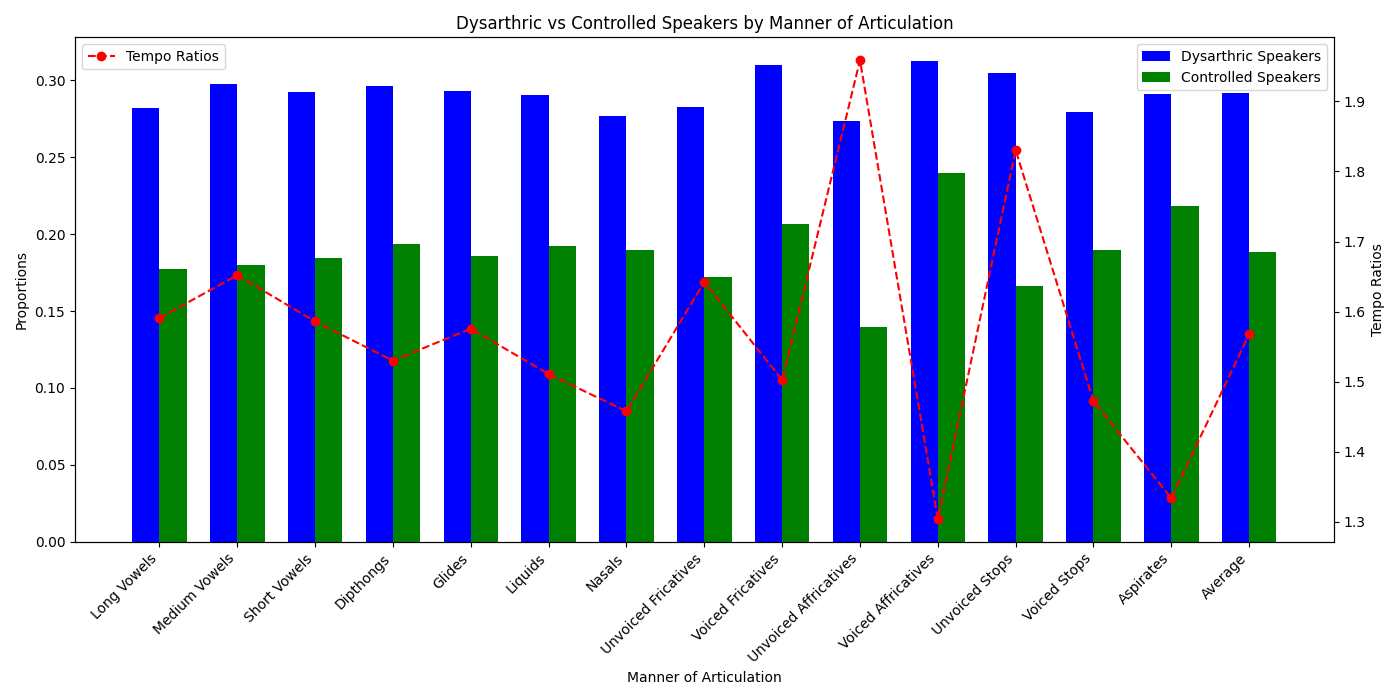

Source code (Python):
import matplotlib.pyplot as plt
import numpy as np

# Data from the second table
manners = [
    "Long Vowels", "Medium Vowels", "Short Vowels", "Dipthongs", "Glides",
    "Liquids", "Nasals", "Unvoiced Fricatives", "Voiced Fricatives",
    "Unvoiced Affricatives", "Voiced Affricatives", "Unvoiced Stops",
    "Voiced Stops", "Aspirates", "Average"
]
dysarthric_speakers = [
    0.282077267, 0.297215667, 0.292198833, 0.296135333, 0.292896083,
    0.290677556, 0.276425333, 0.282784444, 0.310135111, 0.273749111,
    0.312232333, 0.304601667, 0.279179, 0.290719714, 0.291501961
]
controlled_speakers = [
    0.17731236, 0.1799152, 0.1842417, 0.19355048, 0.1858848,
    0.1923862, 0.189625967, 0.1721728, 0.2064194, 0.13976195,
    0.239404, 0.166405, 0.189641, 0.217946525, 0.188190527
]
tempo_ratios = [
    1.590849429, 1.651976413, 1.585953849, 1.530016011, 1.575686034,
    1.510906476, 1.457739877, 1.642445522, 1.502451374, 1.958681251,
    1.304206836, 1.83048386, 1.472144737, 1.333903875, 1.567674682
]

# Bar plot for Dysarthric vs Controlled speakers
x = np.arange(len(manners))
width = 0.35

fig, ax1 = plt.subplots(figsize=(14, 7))
ax1.bar(x - width/2, dysarthric_speakers, width, label="Dysarthric Speakers", color='blue')
ax1.bar(x + width/2, controlled_speakers, width, label="Controlled Speakers", color='green')

# Add annotations and labels
ax1.set_xlabel("Manner of Articulation")
ax1.set_ylabel("Proportions")
ax1.set_title("Dysarthric vs Controlled Speakers by Manner of Articulation")
ax1.set_xticks(x)
ax1.set_xticklabels(manners, rotation=45, ha='right')
ax1.legend()

# Line plot for Tempo-ratios
ax2 = ax1.twinx()
ax2.plot(x, tempo_ratios, label="Tempo Ratios", color='red', marker='o', linestyle='--')
ax2.set_ylabel("Tempo Ratios")
ax2.legend(loc="upper left")

# Show the plot
plt.tight_layout()
plt.show()
